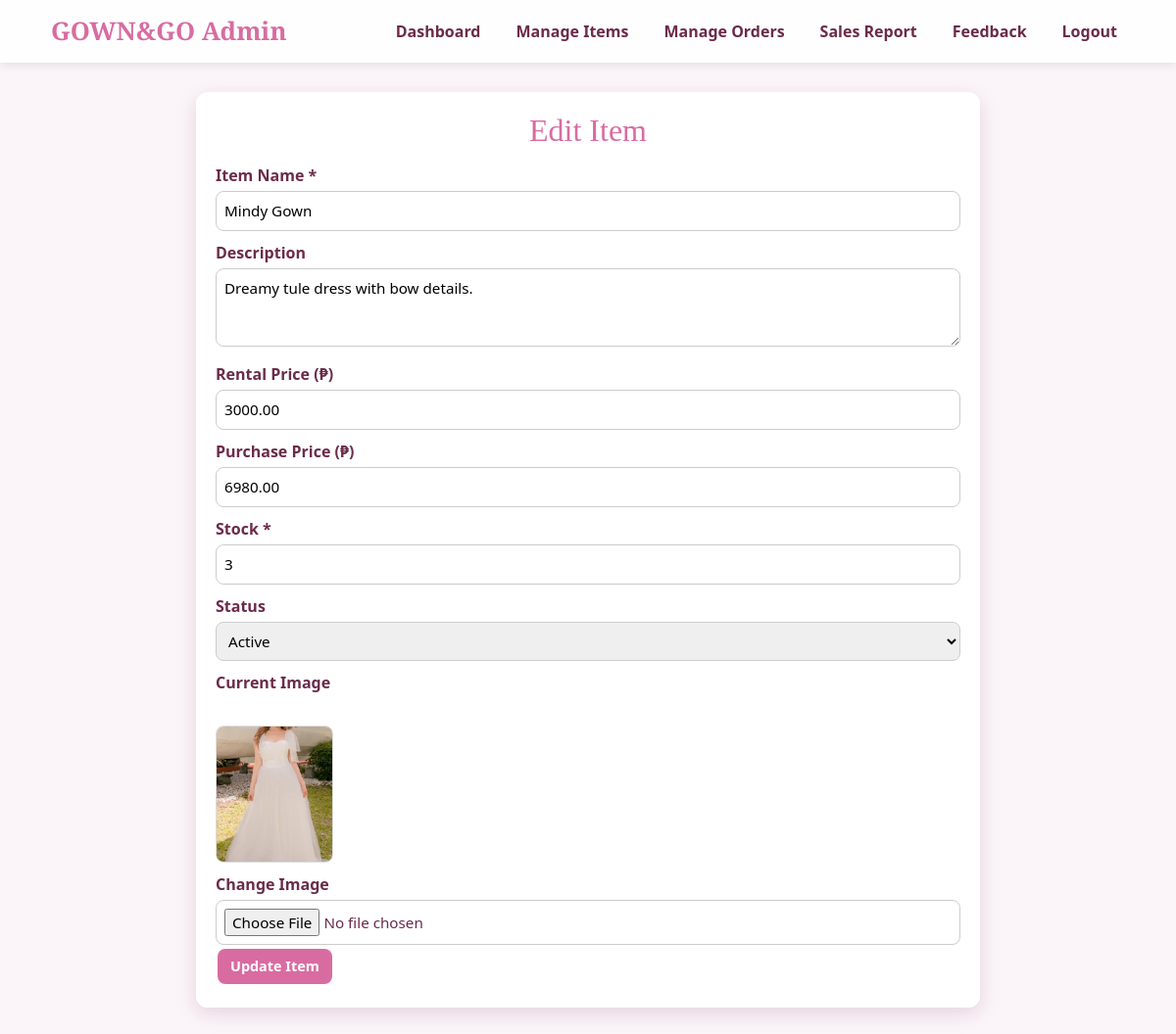
Screenshot of /gown_and_go/admin/edit_item.php?id=5 (signed in) with the database file from the repository.
### tables this page shows
CREATE TABLE `items` (
  `item_id` int(11) NOT NULL,
  `name` varchar(255) NOT NULL,
  `description` text DEFAULT NULL,
  `rental_price` decimal(10,2) NOT NULL,
  `purchase_price` decimal(10,2) NOT NULL,
  `status` enum('Available','Out of Stock','Rented') NOT NULL DEFAULT 'Available',
  `stock` int(11) NOT NULL DEFAULT 0,
  `image` varchar(255) DEFAULT NULL,
  `created_at` datetime DEFAULT current_timestamp()
);

### gown_and_go/admin/edit_item.php (the view, shortened to what this page needs)
<?php
include '../config.php';
$item_id = (int) $_GET['id'];
$stmt = $conn->prepare("SELECT * FROM items WHERE item_id = ?");
$stmt->bind_param("i", $item_id);
$stmt->execute();
$item = $stmt->get_result()->fetch_assoc();
$name = $item['name'];
$description = $item['description'];
$rental_price = $item['rental_price'];
$purchase_price = $item['purchase_price'];
$stock = $item['stock'];
$status = $item['status'];
$current_image = $item['image'];
?>
<!DOCTYPE html>
<html lang="en">
<head>
<link rel="stylesheet" href="https://cdn.jsdelivr.net/npm/bootstrap@5.3.8/dist/css/bootstrap.min.css">
<link rel="stylesheet" href="inclusion/stylesheet.css">
</head>
<body>
<?php include 'inclusion/nav.php'; ?>
<main class="main-container">
  <h2>Edit Item</h2>
  <form method="POST" enctype="multipart/form-data">
    <label>Item Name *</label>
    <input type="text" name="name" required value="<?php echo htmlspecialchars($name); ?>">
    <label>Description</label>
    <textarea name="description"><?php echo htmlspecialchars($description); ?></textarea>
    <label>Rental Price (₱)</label>
    <input type="number" step="0.01" name="rental_price" value="<?php echo htmlspecialchars($rental_price); ?>">
    <label>Purchase Price (₱)</label>
    <input type="number" step="0.01" name="purchase_price" value="<?php echo htmlspecialchars($purchase_price); ?>">
    <label>Stock *</label>
    <input type="number" name="stock" min="0" required value="<?php echo htmlspecialchars($stock); ?>">
    <label>Status</label>
    <select name="status">
      <option value="active" <?php echo ($status === 'active' ? 'selected' : ''); ?>>Active</option>
    </select>
    <label>Current Image</label>
    <br>
    <?php
      $img = !empty($current_image)
        ? "../uploads/" . $current_image
        : "https://via.placeholder.com/120x140?text=No+Image";
    ?>
    <img class="preview-img" src="<?php echo $img; ?>" alt="Current image">
    <label>Change Image</label>
    <input type="file" name="image" accept="image/*">
    <button type="submit" class="btn">Update Item</button>
  </form>
</main>
</body>
</html>

### gown_and_go/admin/inclusion/stylesheet.css (style rules this page uses)
* { box-sizing: border-box; }
body { margin: 0; font-family: 'Segoe UI', sans-serif; background: url('https://i.pinimg.com/1200x/63/01/8a/63018a11c5ad770ed2eec2d2587cea74.jpg') no-repeat center fixed; background-size: cover; color: #6b2b4a; }
body::before { content: ""; position: fixed; inset: 0; background: rgba(245,230,240,0.4); z-index: -1; }
.main-container { max-width: 1100px; margin: 30px auto 50px; padding: 20px; background: rgba(255,255,255,0.94); border-radius: 12px; box-shadow: 0 6px 20px rgba(183, 134, 154, 0.3); }
h2 { text-align: center; font-family: 'Playfair Display', serif; color: #d86ca1; margin-bottom: 15px; }
.btn { display: inline-block; padding: 6px 12px; margin: 4px 2px; background: #d86ca1; color: #fff; border-radius: 8px; text-decoration: none; font-size: 0.9rem; font-weight: bold; }
label { display: block; margin-top: 10px; font-weight: 600; }
input[type=text], input[type=number], input[type=file], textarea, select { width: 100%; padding: 8px; margin-top: 4px; border-radius: 8px; border: 1px solid #ccc; font-size: 0.95rem; }
textarea { resize: vertical; min-height: 80px; }

### gown_and_go/admin/edit_item.php (style rules this page uses)
.main-container { max-width: 800px; }
.preview-img { margin-top: 8px; width: 120px; height: 140px; object-fit: cover; border-radius: 8px; border: 1px solid #ddd; }

### rows the page displays
items: name "Mindy Gown", description "Dreamy tule dress with bow details.", rental_price "3000.00", purchase_price "6980.00", stock "3", image (picture)
